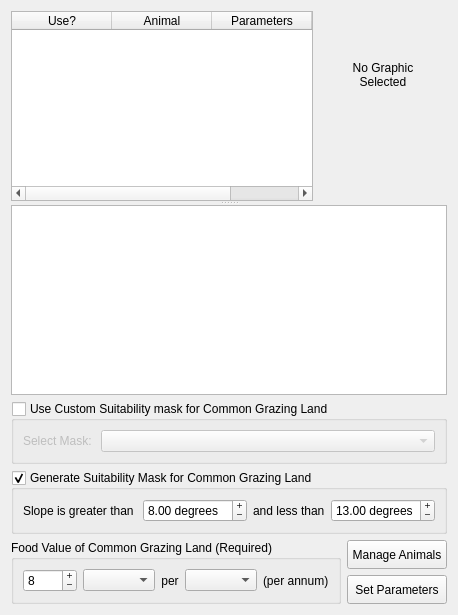
     <widget class="QWidget" name="animals_tab">
      <attribute name="title">
       <string>Animals</string>
      </attribute>
      <layout class="QGridLayout">
       <item row="0" column="0" colspan="2">
        <widget class="QSplitter" name="splitter_3">
         <property name="orientation">
          <enum>Qt::Vertical</enum>
         </property>
         <widget class="QWidget" name="layoutWidget">
          <layout class="QGridLayout">
           <item row="0" column="0" rowspan="2">
            <widget class="QTableWidget" name="tblAnimals">
             <property name="toolTip">
              <string>&lt;html&gt;&lt;head&gt;&lt;meta name=&quot;qrichtext&quot; content=&quot;1&quot; /&gt;&lt;style type=&quot;text/css&quot;&gt;
p, li { white-space: pre-wrap; }
&lt;/style&gt;&lt;/head&gt;&lt;body style=&quot; font-family:'Sans Serif'; font-size:9pt; font-weight:400; font-style:normal; text-decoration:none;&quot;&gt;
&lt;p style=&quot; margin-top:0px; margin-bottom:0px; margin-left:0px; margin-right:0px; -qt-block-indent:0; text-indent:0px;&quot;&gt;The animal selected here will be displayed below.  If the animal is to be included in the model, it must be checked off on left.  The model parameters must also be defined and linked to each animal being modelled.&lt;/p&gt;&lt;/body&gt;&lt;/html&gt;</string>
             </property>
             <property name="whatsThis">
              <string>&lt;html&gt;&lt;head&gt;&lt;meta name=&quot;qrichtext&quot; content=&quot;1&quot; /&gt;&lt;style type=&quot;text/css&quot;&gt;
p, li { white-space: pre-wrap; }
&lt;/style&gt;&lt;/head&gt;&lt;body style=&quot; font-family:'Sans Serif'; font-size:9pt; font-weight:400; font-style:normal; text-decoration:none;&quot;&gt;
&lt;p style=&quot; margin-top:0px; margin-bottom:0px; margin-left:0px; margin-right:0px; -qt-block-indent:0; text-indent:0px;&quot;&gt;The Animal Interface has been designed to be very simple and easy to use. The top section lists all of the defined animals, and selecting one will display its settings in the two lower sections. The lower sections are divided into the animal definition details on the left, and the model parameter settings for the currently selected animal on the right.&lt;/p&gt;
&lt;p style=&quot; margin-top:12px; margin-bottom:12px; margin-left:0px; margin-right:0px; -qt-block-indent:0; text-indent:0px;&quot;&gt;If you wish to edit either the animal or its parameters, you simply click on the Manage button below the display areas.&lt;/p&gt;&lt;/body&gt;&lt;/html&gt;</string>
             </property>
             <property name="alternatingRowColors">
              <bool>true</bool>
             </property>
             <property name="selectionMode">
              <enum>QAbstractItemView::SingleSelection</enum>
             </property>
             <property name="selectionBehavior">
              <enum>QAbstractItemView::SelectRows</enum>
             </property>
             <property name="showGrid">
              <bool>false</bool>
             </property>
             <column>
              <property name="text">
               <string>Use?</string>
              </property>
             </column>
             <column>
              <property name="text">
               <string>Animal</string>
              </property>
             </column>
             <column>
              <property name="text">
               <string>Parameters</string>
              </property>
             </column>
             <column>
              <property name="text">
               <string>Percentage</string>
              </property>
             </column>
            </widget>
           </item>
           <item row="1" column="1">
            <spacer>
             <property name="orientation">
              <enum>Qt::Vertical</enum>
             </property>
             <property name="sizeHint" stdset="0">
              <size>
               <width>20</width>
               <height>16</height>
              </size>
             </property>
            </spacer>
           </item>
           <item row="0" column="1">
            <widget class="QLabel" name="lblAnimalPix">
             <property name="minimumSize">
              <size>
               <width>128</width>
               <height>128</height>
              </size>
             </property>
             <property name="maximumSize">
              <size>
               <width>128</width>
               <height>128</height>
              </size>
             </property>
             <property name="text">
              <string>No Graphic
Selected</string>
             </property>
             <property name="alignment">
              <set>Qt::AlignCenter</set>
             </property>
            </widget>
           </item>
          </layout>
         </widget>
         <widget class="QTextBrowser" name="textBrowserAnimalDefinition">
          <property name="toolTip">
           <string>&lt;html&gt;&lt;head&gt;&lt;meta name=&quot;qrichtext&quot; content=&quot;1&quot; /&gt;&lt;style type=&quot;text/css&quot;&gt;
p, li { white-space: pre-wrap; }
&lt;/style&gt;&lt;/head&gt;&lt;body style=&quot; font-family:'Sans Serif'; font-size:9pt; font-weight:400; font-style:normal; text-decoration:none;&quot;&gt;
&lt;p style=&quot; margin-top:0px; margin-bottom:0px; margin-left:0px; margin-right:0px; -qt-block-indent:0; text-indent:0px;&quot;&gt;Select an animal above to refresh this window&lt;/p&gt;&lt;/body&gt;&lt;/html&gt;</string>
          </property>
         </widget>
        </widget>
       </item>
       <item row="1" column="0" colspan="2">
        <widget class="QGroupBox" name="gbCustomMaskGrazingLand">
         <property name="title">
          <string>Use Custom Suitability mask for Common Grazing Land</string>
         </property>
         <property name="checkable">
          <bool>true</bool>
         </property>
         <property name="checked">
          <bool>false</bool>
         </property>
         <layout class="QGridLayout">
          <item row="0" column="0">
           <widget class="QLabel" name="label_25">
            <property name="sizePolicy">
             <sizepolicy hsizetype="Fixed" vsizetype="Preferred">
              <horstretch>0</horstretch>
              <verstretch>0</verstretch>
             </sizepolicy>
            </property>
            <property name="text">
             <string>Select Mask: </string>
            </property>
           </widget>
          </item>
          <item row="0" column="1">
           <widget class="QComboBox" name="cboCommonGrazingRaster"/>
          </item>
         </layout>
        </widget>
       </item>
       <item row="2" column="0" colspan="2">
        <widget class="QGroupBox" name="gbGenerateMaskGrazingLand">
         <property name="title">
          <string>Generate Suitability Mask for Common Grazing Land</string>
         </property>
         <property name="checkable">
          <bool>true</bool>
         </property>
         <layout class="QGridLayout">
          <item row="0" column="0">
           <widget class="QLabel" name="label_33">
            <property name="text">
             <string>Slope is greater than </string>
            </property>
           </widget>
          </item>
          <item row="0" column="1">
           <widget class="QDoubleSpinBox" name="dsbMinimumSlopeGrazingMask">
            <property name="buttonSymbols">
             <enum>QAbstractSpinBox::PlusMinus</enum>
            </property>
            <property name="suffix">
             <string> degrees</string>
            </property>
            <property name="singleStep">
             <double>0.010000000000000</double>
            </property>
            <property name="value">
             <double>8.000000000000000</double>
            </property>
           </widget>
          </item>
          <item row="0" column="2">
           <widget class="QLabel" name="label_34">
            <property name="text">
             <string>and less than</string>
            </property>
           </widget>
          </item>
          <item row="0" column="3">
           <widget class="QDoubleSpinBox" name="dsbMaximumSlopeGrazingMask">
            <property name="buttonSymbols">
             <enum>QAbstractSpinBox::PlusMinus</enum>
            </property>
            <property name="suffix">
             <string> degrees</string>
            </property>
            <property name="value">
             <double>13.000000000000000</double>
            </property>
           </widget>
          </item>
         </layout>
        </widget>
       </item>
       <item row="3" column="0">
        <widget class="QGroupBox" name="gbFoodValue">
         <property name="title">
          <string>Food Value of Common Grazing Land (Required)</string>
         </property>
         <layout class="QGridLayout">
          <item row="0" column="0">
           <widget class="QSpinBox" name="sbCommonRasterValue">
            <property name="toolTip">
             <string>&lt;html&gt;&lt;head&gt;&lt;meta name=&quot;qrichtext&quot; content=&quot;1&quot; /&gt;&lt;style type=&quot;text/css&quot;&gt;
p, li { white-space: pre-wrap; }
&lt;/style&gt;&lt;/head&gt;&lt;body style=&quot; font-family:'Sans Serif'; font-size:9pt; font-weight:400; font-style:normal; text-decoration:none;&quot;&gt;
&lt;p style=&quot; margin-top:0px; margin-bottom:0px; margin-left:0px; margin-right:0px; -qt-block-indent:0; text-indent:0px;&quot;&gt;Food Value of grazing land in Kilo Calories&lt;/p&gt;&lt;/body&gt;&lt;/html&gt;</string>
            </property>
            <property name="whatsThis">
             <string>&lt;html&gt;&lt;head&gt;&lt;meta name=&quot;qrichtext&quot; content=&quot;1&quot; /&gt;&lt;style type=&quot;text/css&quot;&gt;
p, li { white-space: pre-wrap; }
&lt;/style&gt;&lt;/head&gt;&lt;body style=&quot; font-family:'Sans Serif'; font-size:9pt; font-weight:400; font-style:normal; text-decoration:none;&quot;&gt;
&lt;p style=&quot; margin-top:0px; margin-bottom:0px; margin-left:0px; margin-right:0px; -qt-block-indent:0; text-indent:0px;&quot;&gt;&lt;span style=&quot; font-weight:600; color:#0000ff;&quot;&gt;This value &lt;/span&gt;&lt;span style=&quot; font-weight:600; font-style:italic; text-decoration: underline; color:#0000ff;&quot;&gt;MUST&lt;/span&gt;&lt;span style=&quot; font-weight:600; color:#0000ff;&quot;&gt; be the same for all animals grazing common land.&lt;/span&gt;&lt;/p&gt;
&lt;p style=&quot; margin-top:0px; margin-bottom:0px; margin-left:0px; margin-right:0px; -qt-block-indent:0; text-indent:0px;&quot;&gt;Sometimes land is suitable for grazing by more than one type of animal. LandUse Analyst allows you to designate one suitability mask as common grazing land. Note that you can specify an animal to use both common land and specific land at the same time. If this is the case, equal preference is given to all animals grazing the common land. This is not always ideal, as it may have been the case that some animals were given preference to the common land if the other suitable land was further away than the other animals using it.&lt;/p&gt;
&lt;p style=&quot; margin-top:12px; margin-bottom:12px; margin-left:0px; margin-right:0px; -qt-block-indent:0; text-indent:0px;&quot;&gt;A workaround for this problem is that LandUse Analyst produces classified maps of the land being used, so if it is the case that you find one animal being forced to travel much further than others, you can simply change settings to balance this. This can be accomplished by removing the other animals one at a time from using the common grazing land. It may be the case, however, that there is no ideal solution, and that they simply had to travel the extra distance!&lt;/p&gt;
&lt;p style=&quot; margin-top:12px; margin-bottom:12px; margin-left:0px; margin-right:0px; -qt-block-indent:0; text-indent:0px;&quot;&gt;Note that this setting is the number of KCalories per land area unit available for grazing animals &lt;span style=&quot; font-weight:600;&quot;&gt;per year&lt;/span&gt;.  This value applies to all of the land selected in the common raster mask file.&lt;/p&gt;&lt;/body&gt;&lt;/html&gt;</string>
            </property>
            <property name="buttonSymbols">
             <enum>QAbstractSpinBox::PlusMinus</enum>
            </property>
            <property name="suffix">
             <string/>
            </property>
            <property name="minimum">
             <number>1</number>
            </property>
            <property name="maximum">
             <number>5000</number>
            </property>
            <property name="singleStep">
             <number>1</number>
            </property>
            <property name="value">
             <number>8</number>
            </property>
           </widget>
          </item>
          <item row="0" column="1">
           <widget class="QComboBox" name="cbCommonLandEnergyType"/>
          </item>
          <item row="0" column="2">
           <widget class="QLabel" name="label_28">
            <property name="text">
             <string>per</string>
            </property>
            <property name="alignment">
             <set>Qt::AlignCenter</set>
            </property>
           </widget>
          </item>
          <item row="0" column="3">
           <widget class="QComboBox" name="cbAreaUnits">
            <property name="sizePolicy">
             <sizepolicy hsizetype="Preferred" vsizetype="Fixed">
              <horstretch>0</horstretch>
              <verstretch>0</verstretch>
             </sizepolicy>
            </property>
            <property name="cursor">
             <cursorShape>PointingHandCursor</cursorShape>
            </property>
            <property name="toolTip">
             <string>&lt;html&gt;&lt;head&gt;&lt;meta name=&quot;qrichtext&quot; content=&quot;1&quot; /&gt;&lt;style type=&quot;text/css&quot;&gt;
p, li { white-space: pre-wrap; }
&lt;/style&gt;&lt;/head&gt;&lt;body style=&quot; font-family:'Sans Serif'; font-size:9pt; font-weight:400; font-style:normal; text-decoration:none;&quot;&gt;
&lt;p style=&quot; margin-top:0px; margin-bottom:0px; margin-left:0px; margin-right:0px; -qt-block-indent:0; text-indent:0px;&quot;&gt;1 dunum = 1000 square meters&lt;/p&gt;
&lt;p style=&quot; margin-top:0px; margin-bottom:0px; margin-left:0px; margin-right:0px; -qt-block-indent:0; text-indent:0px;&quot;&gt;1 hectare = 10,000 square meters&lt;/p&gt;&lt;/body&gt;&lt;/html&gt;</string>
            </property>
            <property name="whatsThis">
             <string>&lt;html&gt;&lt;head&gt;&lt;meta name=&quot;qrichtext&quot; content=&quot;1&quot; /&gt;&lt;style type=&quot;text/css&quot;&gt;
p, li { white-space: pre-wrap; }
&lt;/style&gt;&lt;/head&gt;&lt;body style=&quot; font-family:'Sans Serif'; font-size:9pt; font-weight:400; font-style:normal; text-decoration:none;&quot;&gt;
&lt;p style=&quot; margin-top:0px; margin-bottom:0px; margin-left:0px; margin-right:0px; -qt-block-indent:0; text-indent:0px;&quot;&gt;Select either Dunums or Hectares. This option is merely for convenience, to accomodate data that is available based on the two different units. (Basically I just got sick of having to convert between the two all the time! :P)&lt;/p&gt;&lt;/body&gt;&lt;/html&gt;</string>
            </property>
           </widget>
          </item>
          <item row="0" column="4">
           <widget class="QLabel" name="label_27">
            <property name="text">
             <string>(per annum)</string>
            </property>
           </widget>
          </item>
         </layout>
        </widget>
       </item>
       <item row="3" column="1">
        <layout class="QVBoxLayout">
         <item>
          <widget class="QPushButton" name="pbnNewAnimal">
           <property name="sizePolicy">
            <sizepolicy hsizetype="Preferred" vsizetype="Preferred">
             <horstretch>0</horstretch>
             <verstretch>0</verstretch>
            </sizepolicy>
           </property>
           <property name="toolTip">
            <string>&lt;html&gt;&lt;head&gt;&lt;meta name=&quot;qrichtext&quot; content=&quot;1&quot; /&gt;&lt;style type=&quot;text/css&quot;&gt;
p, li { white-space: pre-wrap; }
&lt;/style&gt;&lt;/head&gt;&lt;body style=&quot; font-family:'Sans Serif'; font-size:9pt; font-weight:400; font-style:normal; text-decoration:none;&quot;&gt;
&lt;p style=&quot; margin-top:0px; margin-bottom:0px; margin-left:0px; margin-right:0px; -qt-block-indent:0; text-indent:0px;&quot;&gt;Open the Animal Manager&lt;/p&gt;&lt;/body&gt;&lt;/html&gt;</string>
           </property>
           <property name="whatsThis">
            <string>&lt;html&gt;&lt;head&gt;&lt;meta name=&quot;qrichtext&quot; content=&quot;1&quot; /&gt;&lt;style type=&quot;text/css&quot;&gt;
p, li { white-space: pre-wrap; }
&lt;/style&gt;&lt;/head&gt;&lt;body style=&quot; font-family:'Sans Serif'; font-size:9pt; font-weight:400; font-style:normal; text-decoration:none;&quot;&gt;
&lt;p style=&quot; margin-top:0px; margin-bottom:0px; margin-left:0px; margin-right:0px; -qt-block-indent:0; text-indent:0px;&quot;&gt;By pressing on the Manage Animals... button you will be brought to the Animal Manager. Here, you can create new animals from scratch, or clone previously defined animals to make changes to. You can also delete animals if you wish. &lt;/p&gt;&lt;/body&gt;&lt;/html&gt;</string>
           </property>
           <property name="text">
            <string>Manage Animals</string>
           </property>
          </widget>
         </item>
         <item>
          <widget class="QPushButton" name="pbnNewAnimalParameter">
           <property name="sizePolicy">
            <sizepolicy hsizetype="Preferred" vsizetype="Preferred">
             <horstretch>0</horstretch>
             <verstretch>0</verstretch>
            </sizepolicy>
           </property>
           <property name="toolTip">
            <string>&lt;html&gt;&lt;head&gt;&lt;meta name=&quot;qrichtext&quot; content=&quot;1&quot; /&gt;&lt;style type=&quot;text/css&quot;&gt;
p, li { white-space: pre-wrap; }
&lt;/style&gt;&lt;/head&gt;&lt;body style=&quot; font-family:'Sans Serif'; font-size:9pt; font-weight:400; font-style:normal; text-decoration:none;&quot;&gt;
&lt;p style=&quot; margin-top:0px; margin-bottom:0px; margin-left:0px; margin-right:0px; -qt-block-indent:0; text-indent:0px;&quot;&gt;Open the Animal Parameter Manager&lt;/p&gt;&lt;/body&gt;&lt;/html&gt;</string>
           </property>
           <property name="whatsThis">
            <string>&lt;html&gt;&lt;head&gt;&lt;meta name=&quot;qrichtext&quot; content=&quot;1&quot; /&gt;&lt;style type=&quot;text/css&quot;&gt;
p, li { white-space: pre-wrap; }
&lt;/style&gt;&lt;/head&gt;&lt;body style=&quot; font-family:'Sans Serif'; font-size:9pt; font-weight:400; font-style:normal; text-decoration:none;&quot;&gt;
&lt;p style=&quot; margin-top:0px; margin-bottom:0px; margin-left:0px; margin-right:0px; -qt-block-indent:0; text-indent:0px;&quot;&gt;In order to enable LandUse Analyst to model animals, several details must be supplied. Animal Parameter Manager asks for the specific information about the animal which tells the program how the animal was fed, and how big a part of the settlements diet it was. As with Animal Manager, it is possible to have more than one parameter named the same thing. Again, just enter a descriptor in the Notes: field.&lt;/p&gt;
&lt;p style=&quot; margin-top:12px; margin-bottom:12px; margin-left:0px; margin-right:0px; -qt-block-indent:0; text-indent:0px;&quot;&gt;To define different parameters for the same animal, follow the same procedure as for defining multiple animals with the same name. Let's say you want to have two parameters set up for cows as an example. The Name: field is Cow for both, but in Notes: field, enter Optimistic for one, and Conservative for the other. Then adjust the parameters as you wish for each. Even though the name is the same, the parameters are saved uniquely. Having multiple parameters can be useful for setting up different scenarios, such as drought years, diease, catastrophic events, etc. Eventually, LandUse Analyst will have the ability to model over time, and will ahve these types of scenarios incorporated into the model.&lt;/p&gt;&lt;/body&gt;&lt;/html&gt;</string>
           </property>
           <property name="text">
            <string>Set Parameters</string>
           </property>
          </widget>
         </item>
        </layout>
       </item>
      </layout>
     </widget>
